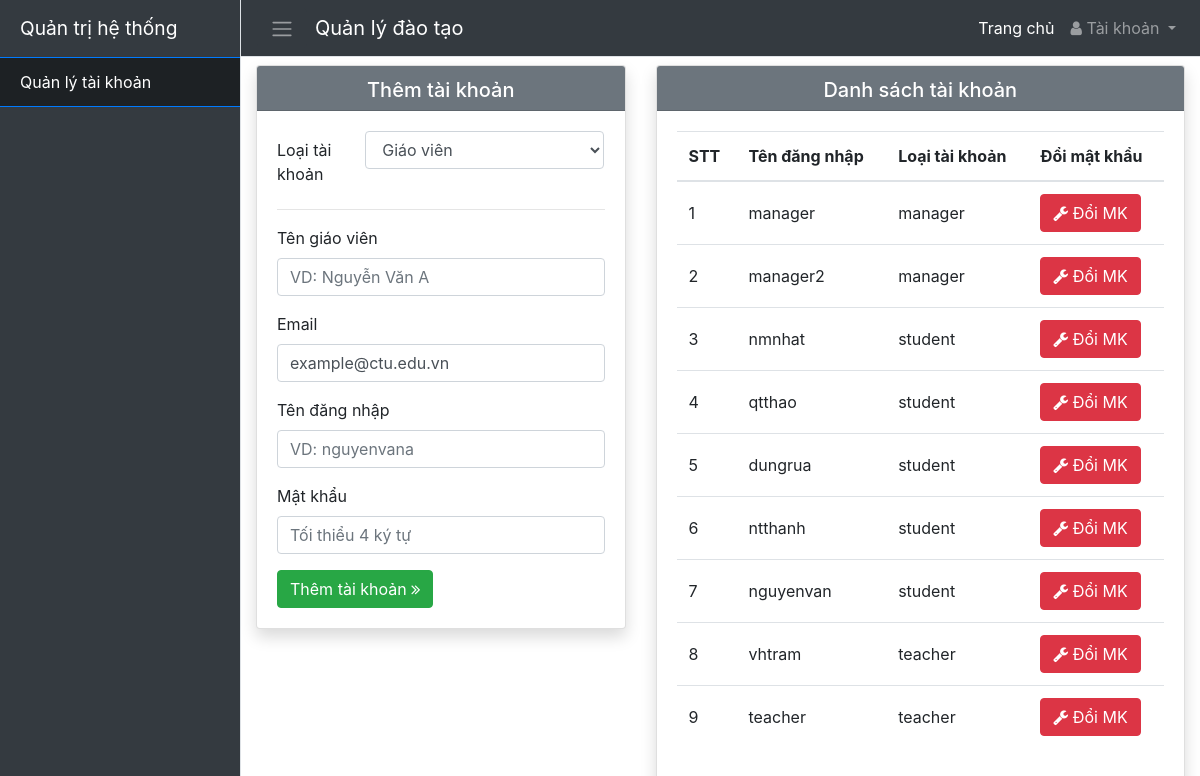
Page /views/admin (signed in) on the earlier database version.
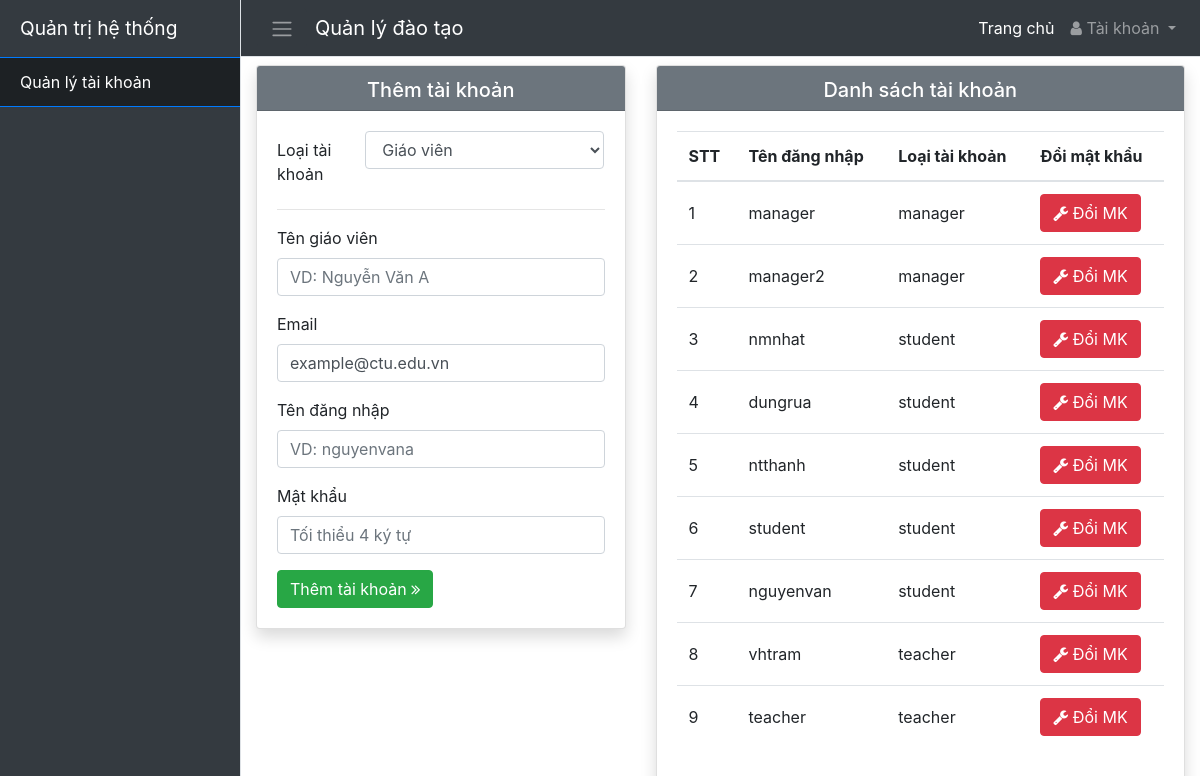
Same page on the later database version.
### tables this page shows
CREATE TABLE `accounts` (
  `id` int(11) NOT NULL,
  `username` varchar(50) NOT NULL,
  `password` varchar(200) DEFAULT NULL,
  `role` varchar(50) DEFAULT 'student'
);

### php/account/admin_get_all.php (the view)
<?php
	if (isset($_SESSION['logged_role']) && $_SESSION['logged_role'] == 'admin') {
		require_once '../../php/connection.php';
		$sql = "SELECT * FROM accounts WHERE role != 'admin' ORDER BY role";
		$result = $conn->query($sql);
		$i = 1;
		while ($row = $result->fetch_assoc()) {
			echo
			'<tr>
				<td>'.$i++.'</td>
				<td>'.$row['username'].'</td>
				<td>'.$row['role'].'</td>
				<td>
					<button data-toggle="modal" data-target="#modal-change-password"
						onclick="passIdToModal('.$row['id'].')" type="button" class="btn btn-danger"
					>
						<i class="fa fa-wrench" aria-hidden="true"></i> Đổi MK
					</button>
				</td>
			</tr>';
		}
	}
?>

### views/template/header.php (shortened to what this page needs)
<!DOCTYPE html>
<html lang="en">
<head>
	<link rel="stylesheet" href="https://maxcdn.bootstrapcdn.com/bootstrap/4.3.1/css/bootstrap.min.css">
	<link rel="stylesheet" href="https://stackpath.bootstrapcdn.com/font-awesome/4.7.0/css/font-awesome.min.css">
	<link rel="stylesheet" href="/assets/css/sidebar.css">
	<link rel="stylesheet" href="/assets/css/main.css">
</head>
<body>
	<div class="d-flex" id="wrapper">
		<?php
			switch (basename(getcwd())) {
				case 'admin':
					include 'sidebar/admin.php';
					break;
			}
		?>
		<div id="page-content-wrapper">
			<nav class="navbar navbar-expand-lg navbar-dark bg-dark border-bottom">
				<button class="btn btn-dark" id="menu-toggle"><span class="navbar-toggler-icon"></span></button>
				<a class="navbar-brand ml-2" href="/">Quản lý đào tạo</a>
				<ul class="navbar-nav ml-auto mt-2 mt-lg-0">
					<li class="nav-item active">
						<a class="nav-link" href="/">Trang chủ</a>
					</li>
					<li class="nav-item dropdown">
						<a class="nav-link dropdown-toggle" href="#" id="navbarDropdown" role="button" data-toggle="dropdown" aria-haspopup="true" aria-expanded="false">
							<i class="fa fa-user"></i> Tài khoản
						</a>
					</li>
				</ul>
			</nav>

### views/template/sidebar/admin.php (shortened to what this page needs)
<div class="bg-dark border-right" id="sidebar-wrapper">
	<div class="sidebar-heading">Quản trị hệ thống</div>
	<div class="list-group list-group-flush">
		<a href="/views/admin" class="list-group-item list-group-item-action bg-dark active">
			Quản lý tài khoản
		</a>
		<a href="#" class="list-group-item list-group-item-action bg-dark"></a>
	</div>
</div>

### views/admin/index.php (shortened to what this page needs)
<?php include '../template/header.php'; ?>
<div class="container-fluid pt-2">
	<div class="row">
		<div class="col-5">
			<div class="card shadow">
				<div class="card-header bg-secondary text-white pb-0 text-center">
					<h5>Thêm tài khoản</h5>
				</div>
				<div class="card-body">
					<form action="/php/teacher/create.php" method="POST">
						<div class="form-group row">
							<label class="col-4 col-form-label">Loại tài khoản</label>
							<div class="col-sm-8 p-0 ml-n3">
								<select class="form-control" name="acc-role" id="sel-acc-role" autofocus>
									<option value="teacher">Giáo viên</option>
								</select>
							</div>
						</div>
						<hr>
						<fieldset class="form-group" id="inp-name">
							<label>Tên giáo viên</label>
							<input class="form-control" id="inp-teacher" type="text" name="name" placeholder="VD: Nguyễn Văn A">
						</fieldset>
						<fieldset class="form-group" id="inp-email">
							<label>Email</label>
							<input class="form-control" type="text" name="email" value="example@ctu.edu.vn"
								id="inp"
							>
						</fieldset>
						<fieldset class="form-group">
							<label>Tên đăng nhập</label>
							<input class="form-control" id="inp-user" type="text" name="username" placeholder="VD: nguyenvana">
						</fieldset>
						<fieldset class="form-group">
							<label>Mật khẩu</label>
							<input class="form-control" type="password" name="pass" placeholder="Tối thiểu 4 ký tự" minlength="4">
						</fieldset>
						<button class="btn btn-success" type="submit">
							Thêm tài khoản <i class="fa fa-angle-double-right"></i>
						</button>
					</form>
				</div>
			</div>
		</div>
		<div class="col-7">
			<div class="card shadow">
				<div class="card-header bg-secondary text-white pb-0 text-center">
					<h5>Danh sách tài khoản</h5>
				</div>
				<div class="card-body">
					<table class="table table-inverse">
						<thead>
							<tr>
								<th>STT</th>
								<th>Tên đăng nhập</th>
								<th>Loại tài khoản</th>
								<th>Đổi mật khẩu</th>
							</tr>
						</thead>
						<tbody>
							<?php include '../../php/account/admin_get_all.php'; ?>
						</tbody>
					</table>
				</div>
			</div>
		</div>
	</div>
</div>
<?php include '../template/footer.php'; ?>

### views/template/footer.php (shortened to what this page needs)
		</div>
	</div>
</body>
</html>

### assets/css/sidebar.css (style rules this page uses)
body { overflow-x: hidden; }
#sidebar-wrapper { min-height: 100vh; margin-left: -15rem; -webkit-transition: margin .25s ease-out; -moz-transition: margin .25s ease-out; -o-transition: margin .25s ease-out; transition: margin .25s ease-out; }
#sidebar-wrapper .sidebar-heading { padding: 0.875rem 1.25rem; font-size: 1.2rem; color: #fff; }
#sidebar-wrapper .list-group { width: 15rem; }
#sidebar-wrapper a { color: #fff !important; }
#sidebar-wrapper .active { background-color: #1D2124 !important; }
#page-content-wrapper { min-width: 100vw; }
@media (min-width: 768px) { #sidebar-wrapper { margin-left: 0; } }
@media (min-width: 768px) { #page-content-wrapper { min-width: 0; width: 100%; } }

### assets/css/main.css (style rules this page uses)
* { margin: 0; padding: 0; box-sizing: border-box; }
body, html { height: 100%; }
.table > tbody > tr > td { vertical-align: middle; }

### views/template/header.php (style rules this page uses)
.table > tbody > tr > td { vertical-align: middle; }

Differences in the rows shown:
removed accounts: username "qtthao", role "student"
added accounts: username "student", role "student"
